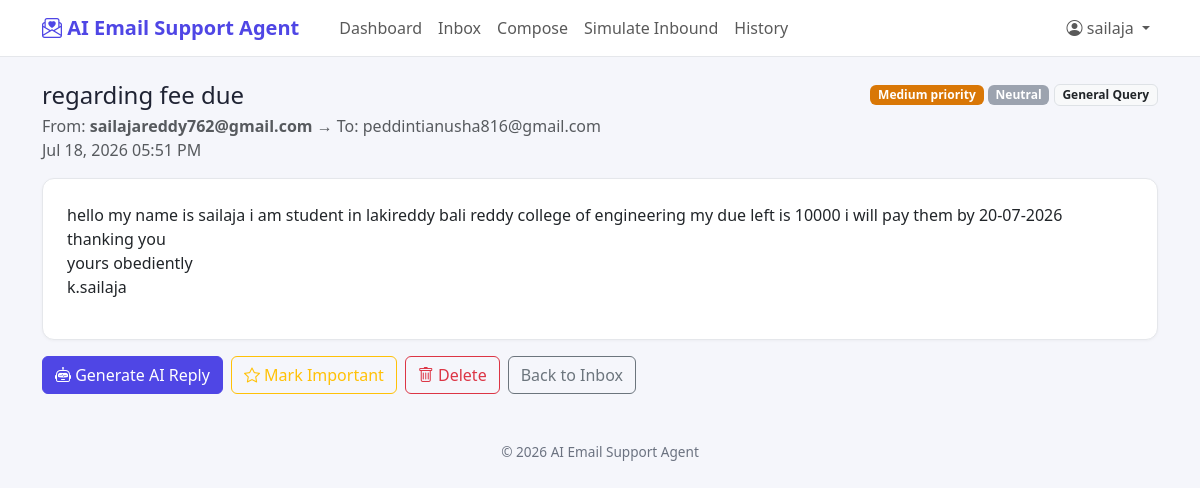
The app's page /email/1 (signed in) with its own data.
### models/user.py (models this page shows, shortened)
class User(db.Model, UserMixin):
    __tablename__ = "users"
    id = db.Column(db.Integer, primary_key=True)
    name = db.Column(db.String(120), nullable=False)
    email = db.Column(db.String(150), unique=True, nullable=False, index=True)
    password_hash = db.Column(db.String(255), nullable=False)
    role = db.Column(db.String(20), default="agent")  # agent | admin
    created_at = db.Column(db.DateTime, default=datetime.utcnow)
    emails_sent = db.relationship(
        "Email", backref="sender_user", lazy=True, foreign_keys="Email.user_id"
    )
    feedback = db.relationship("Feedback", backref="user", lazy=True)

### models/email.py (models this page shows, shortened)
class Email(db.Model):
    __tablename__ = "emails"
    id = db.Column(db.Integer, primary_key=True)
    user_id = db.Column(db.Integer, db.ForeignKey("users.id"), nullable=False)
    sender = db.Column(db.String(150), nullable=False)      # customer email address
    receiver = db.Column(db.String(150), nullable=False)     # support inbox address
    subject = db.Column(db.String(255), nullable=False)
    body = db.Column(db.Text, nullable=False)
    status = db.Column(db.String(20), default="pending")     # pending | replied | archived
    priority = db.Column(db.String(10), default="Medium")    # High | Medium | Low
    category = db.Column(db.String(50), default="General Query")
    sentiment = db.Column(db.String(20), default="Neutral")  # Positive | Negative | Neutral
    is_spam = db.Column(db.Boolean, default=False)
    is_important = db.Column(db.Boolean, default=False)
    direction = db.Column(db.String(10), default="inbound")  # inbound | outbound
    created_at = db.Column(db.DateTime, default=datetime.utcnow)
    ai_replies = db.relationship(
        "AIReply", backref="email", lazy=True, cascade="all, delete-orphan"
    )

### routes/email.py (the view)
@email_bp.route("/email/<int:email_id>")
@login_required
def view_email(email_id):
    email = EmailService.get_email(email_id, user_id=current_user.id)
    if not email:
        flash("Email not found.", "danger")
        return redirect(url_for("email.inbox"))
    latest_reply = (
        AIReply.query.filter_by(email_id=email.id).order_by(AIReply.created_at.desc()).first()
    )
    return render_template("email.html", email=email, latest_reply=latest_reply)

### services/email_service.py (called while the page is built)
    @staticmethod
    def get_email(email_id, user_id=None):
        query = Email.query.filter_by(id=email_id)
        if user_id is not None:
            query = query.filter_by(user_id=user_id)
        return query.first()

### utils/helpers.py (called while the page is built)
def priority_badge_class(priority: str) -> str:
    return {
        "High": "badge-danger",
        "Medium": "badge-warning",
        "Low": "badge-success",
    }.get(priority, "badge-secondary")

def sentiment_badge_class(sentiment: str) -> str:
    return {
        "Positive": "badge-success",
        "Negative": "badge-danger",
        "Neutral": "badge-secondary",
    }.get(sentiment, "badge-secondary")

### templates/email.html (shortened to what this page needs)
{% extends "base.html" %}
{% block content %}
<div class="d-flex justify-content-between align-items-start mb-3">
  <div>
    <h4 class="mb-1">{{ email.subject }}</h4>
    <div class="text-muted">
      From: <strong>{{ email.sender }}</strong> &rarr; To: {{ email.receiver }}
      <br>{{ email.created_at.strftime("%b %d, %Y %I:%M %p") if email.created_at else "" }}
    </div>
  </div>
  <div class="text-end">
    <span class="badge {{ priority_badge_class(email.priority) }}">{{ email.priority }} priority</span>
    <span class="badge {{ sentiment_badge_class(email.sentiment) }}">{{ email.sentiment }}</span>
    <span class="badge bg-light text-dark border">{{ email.category }}</span>
  </div>
</div>
<div class="card p-4 mb-3">
  <p style="white-space: pre-wrap;">{{ email.body }}</p>
</div>
<div class="d-flex gap-2 mb-4">
  <a href="{{ url_for('ai.ai_reply_page', email_id=email.id) }}" class="btn btn-primary">
    <i class="bi bi-robot"></i> Generate AI Reply
  </a>
  <form method="POST" action="{{ url_for('email.toggle_important', email_id=email.id) }}">
    <button type="submit" class="btn btn-outline-warning">
      <i class="bi bi-star{{ '-fill' if email.is_important else '' }}"></i>
      {{ "Unmark" if email.is_important else "Mark" }} Important
    </button>
  </form>
  <form method="POST" action="{{ url_for('email.delete_email', email_id=email.id) }}" onsubmit="return confirm('Delete this email?');">
    <button type="submit" class="btn btn-outline-danger"><i class="bi bi-trash"></i> Delete</button>
  </form>
  <a href="{{ url_for('email.inbox') }}" class="btn btn-outline-secondary">Back to Inbox</a>
</div>
{% endblock %}

### templates/base.html (shortened to what this page needs)
<!DOCTYPE html>
<html lang="en">
<head>
  <link href="https://cdn.jsdelivr.net/npm/bootstrap@5.3.3/dist/css/bootstrap.min.css" rel="stylesheet">
  <link href="https://cdn.jsdelivr.net/npm/bootstrap-icons@1.11.3/font/bootstrap-icons.css" rel="stylesheet">
  <link href="{{ url_for('static', filename='css/style.css') }}" rel="stylesheet">
</head>
<body data-email-id="{{ email.id if email else '' }}" data-ai-reply-id="{{ latest_reply.id if latest_reply else '' }}">
  {% if current_user.is_authenticated %}
  <nav class="navbar navbar-expand-lg">
    <div class="container">
      <a class="navbar-brand" href="{{ url_for('email.dashboard') }}">
        <i class="bi bi-envelope-paper-heart"></i> AI Email Support Agent
      </a>
      <div class="collapse navbar-collapse" id="navMenu">
        <ul class="navbar-nav me-auto ms-3">
          <li class="nav-item"><a class="nav-link" href="{{ url_for('email.dashboard') }}">Dashboard</a></li>
          <li class="nav-item"><a class="nav-link" href="{{ url_for('email.inbox') }}">Inbox</a></li>
          <li class="nav-item"><a class="nav-link" href="{{ url_for('email.compose') }}">Compose</a></li>
          <li class="nav-item"><a class="nav-link" href="{{ url_for('email.simulate_inbound') }}">Simulate Inbound</a></li>
          <li class="nav-item"><a class="nav-link" href="{{ url_for('email.history') }}">History</a></li>
        </ul>
        <ul class="navbar-nav">
          <li class="nav-item dropdown">
            <a class="nav-link dropdown-toggle" href="#" role="button" data-bs-toggle="dropdown">
              <i class="bi bi-person-circle"></i> {{ current_user.name }}
            </a>
          </li>
        </ul>
      </div>
    </div>
  </nav>
  {% endif %}
  <div class="container mt-4">
    {% block content %}{% endblock %}
  </div>
  <footer>
    &copy; {{ 2026 }} AI Email Support Agent
  </footer>
</body>
</html>

### static/css/style.css (style rules this page uses)
:root { --primary: #4f46e5; --primary-dark: #4338ca; --bg: #f5f6fb; --card-bg: #ffffff; --text: #1f2333; --muted: #6b7280; --border: #e5e7eb; --success: #16a34a; --danger: #dc2626; --warning: #d97706; }
* { box-sizing: border-box; }
body { background: var(--bg); color: var(--text); font-family: "Segoe UI", Roboto, Arial, sans-serif; }
.navbar-brand { font-weight: 700; color: var(--primary) !important; }
.navbar { background: var(--card-bg); border-bottom: 1px solid var(--border); }
.card { border: 1px solid var(--border); border-radius: 12px; box-shadow: 0 1px 3px rgba(0, 0, 0, 0.04); }
.btn-primary { background-color: var(--primary); border-color: var(--primary); }
.badge-warning { background-color: var(--warning); color: #fff; }
.badge-secondary { background-color: #9ca3af; color: #fff; }
footer { padding: 1.5rem 0; text-align: center; color: var(--muted); font-size: 0.85rem; }

### records on screen
User: name "sailaja"
Email: subject "regarding fee due", sender "sailajareddy762@gmail.com", receiver "peddintianusha816@gmail.com", created_at "Jul 18, 2026 05:51 PM", priority "Medium", sentiment "Neutral", category "General Query", body "hello my name is sailaja i am student in lakireddy bali reddy college of engineering my due left is 10000 i will pay them by 20-07-2026 thanking you yours obediently k.sailaja", is_important "Mark"

### other values on screen
{{ 2026 }} "2026"
